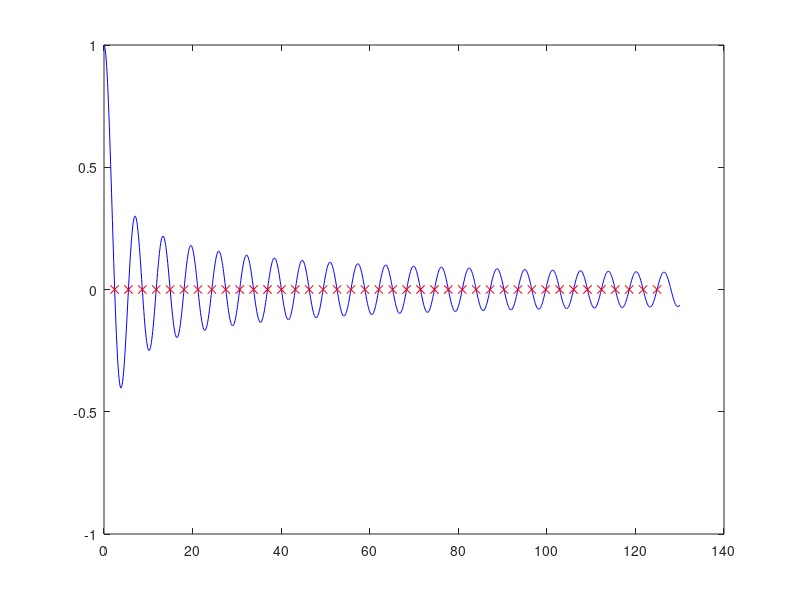

This figure's MATLAB source:
clear; clc;
bessel0 = zeros(40,1);

for i=1:40
	bessel0(i) = fzero(@(x) besselj(0,x), [pi*(2*i-1)/2, pi*(2*i+1)/2]);
end

x = 0:.1:130;
plot(x, besselj(0,x), 'b-', bessel0, besselj(0, bessel0), 'rx')
